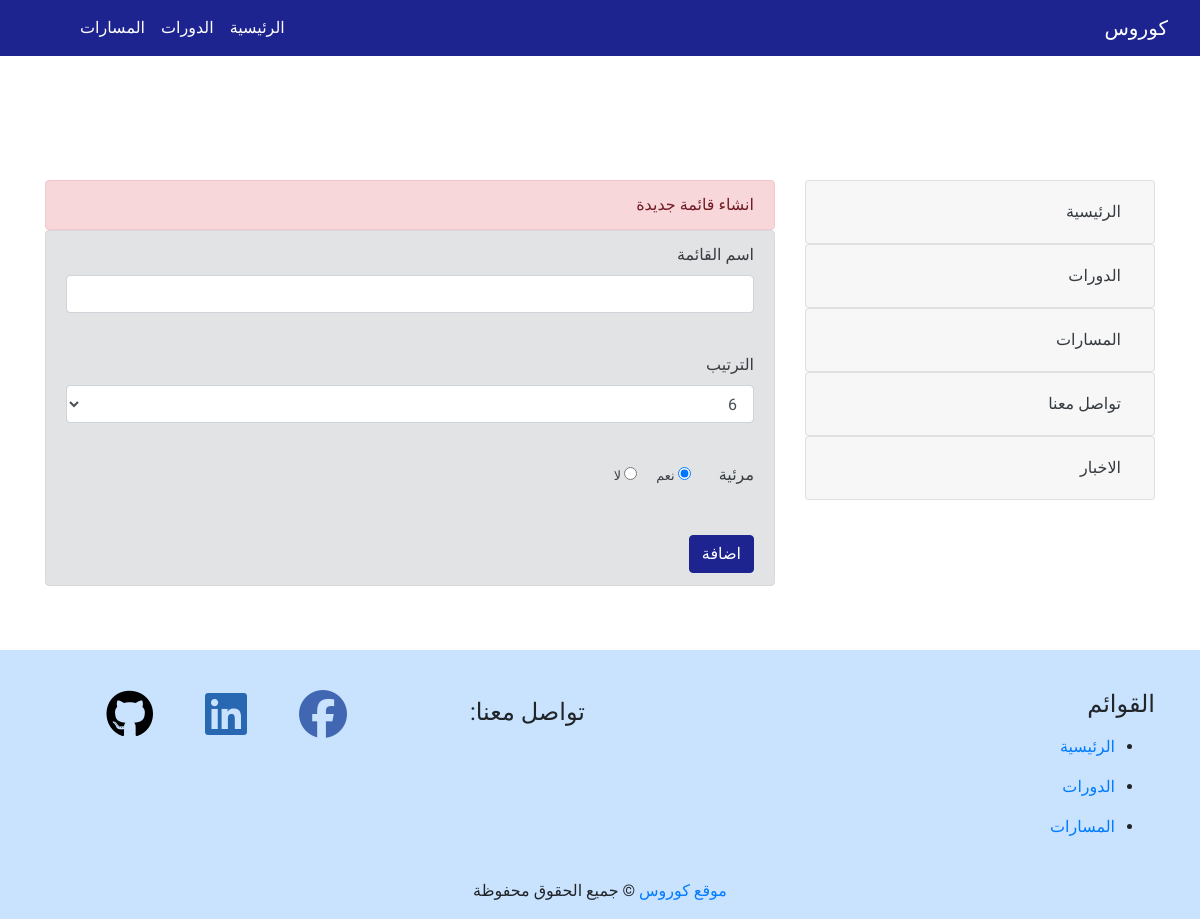
Page /add_menu.php (signed in) on the committed database.
### tables this page shows
CREATE TABLE `navbar_menu` (
  `id` int(10) NOT NULL,
  `name` varchar(255) NOT NULL,
  `rank` int(10) NOT NULL,
  `visible` int(10) NOT NULL,
  `date` timestamp NOT NULL DEFAULT current_timestamp()
);

### public/add_menu.php (the view, shortened to what this page needs)
<?php
include_once '../includes/dbconnection.php';
include_once '../includes/layout/header.php';
?>
  </head>
  <body dir="rtl">
    <?php
  include_once '../includes/layout/navbar.php';
  ?>
<div class="container" style="padding-top:100px">
<div class="pb-4">
</div>
<div class="row">
<div class="col-lg-4 col-12">
 <?php
$query = "SELECT `name`,`id`  FROM `navbar_menu` WHERE 1" ;
$result = mysqli_query($conn,$query);
if(mysqli_num_rows($result) > 0){
    while($row = mysqli_fetch_assoc($result)){
 ?>
<div class="accordion" id="accordionExample">
  <div class="card">
    <div class="card-header" id="headingOne">
      <h2 class="mb-0">
        <button class="btn text-dark  btn-link btn-block text-right" type="button" data-toggle="collapse" data-target="#collapse<?php  echo htmlentities($row['id']) ; ?>" aria-expanded="true" aria-controls="collapseOne">
           <?php  echo mysqli_real_escape_string($conn,$row['name']) ; ?>
        </button>
      </h2>
    </div>
  </div>
  </div>
 <?php
          }
       }
    ?>
</div>
<div class="col-lg-8 col-12 pt-lg-0 pt-5">
<div class="alert alert-danger" role="alert" style="margin-bottom: 0px">
  انشاء قائمة جديدة
</div>
<div class="alert alert-secondary" role="alert" >
  <form dir="rtl" method="post"  action="menu_added.php">
  <div class="form-group">
    <label > اسم القائمة</label>
    <input type="text" id="menu_name" name="menu_name" class="form-control" >
  </div><br>
<div class="form-group">
    <label for="exampleFormControlSelect1"> الترتيب </label>
    <select class="form-control" id="rank"  name="rank">
     <?php
$query = "SELECT `rank` FROM `navbar_menu` WHERE 1" ;
$result = mysqli_query($conn,$query);
if(mysqli_num_rows($result) > 0){
    for($i=1 ; $i <= mysqli_num_rows($result)+1 ; $i++){
 ?>
      <option  value="<?php echo $i; ?>" <?php echo $i==mysqli_num_rows($result)+1?'selected':"";?>><?php echo $i; ?></option>
<?php
    }
}
?>
    </select>
  </div>
  <br>
  <div class="form-group">
    <label> مرئية  </label>
       <small class="pr-4"><input type="radio" name="visible" id="visible"  value="1" checked>  نعم  </small>
       <small class="pr-3"><input type="radio" name="visible" id="visible" value="0">  لا </small>
  </div>
  <br>
  <button type="submit" name="submit" class="btn btn-primary">اضافة</button>
</form>
</div>
</div>
</div>
</div>
<?php
include_once '../includes/layout/footer.php';
?>

### includes/layout/navbar.php (shortened to what this page needs)
<nav class="navbar  mynavbar navbar-expand-lg navbar-dark  "   >
   <a class="navbar-brand" href="index.php"> كوروس </a>
  <div class=" navbar-collapse pl-lg-5 pl-md-0 collapse  justify-content-end"  id="navbarNavDropdown">
    <ul class="navbar-nav ml-2" >
    <?php
    $query = "SELECT * FROM `navbar_menu` WHERE `visible` = 1";
    $result = mysqli_query($conn, $query);
    if(mysqli_num_rows($result) > 0)
    {
        while($row = mysqli_fetch_assoc($result)){
            $query2 = "SELECT * FROM `pages` WHERE `menu_id` = ".$row['id'];
            $result2 = mysqli_query($conn,$query2);
            if(mysqli_num_rows($result2) > 0){
              echo '<li class="nav-item dropdown "> ';
              echo '<a class="text-white nav-link  dropdown-toggle" href="#" id="navbarDropdownMenuLink" role="button" data-toggle="dropdown" aria-haspopup="true" aria-expanded="false">';
              echo $row['name'] ;
              echo '</a>';
              echo '<div class="dropdown-menu text-right" aria-labelledby="navbarDropdownMenuLink">';
              while($row2 = mysqli_fetch_assoc($result2)){
                  echo '<a class="dropdown-item" href="'.$_SERVER["PHP_SELF"]."?page=".$row2['id'].'">'.$row2['page_name'].'</a>';
              }
              echo '</div>';
            }else {
                echo ' <li class="nav-item active" style="float:left">';
                echo '<a class="nav-link" href="'.$_SERVER["PHP_SELF"]."?menu=".$row['id'].'">'.$row['name'] .'</a>';
                echo '</li>';
            }
        }
    }
    ?>
     </ul>
  </div>
</nav>

### includes/layout/footer.php (shortened to what this page needs)
<div class=" page-footer" >
  <div class="container">
    <div class="row">
      <div class="col-lg-6 col-md-12 col-sm-12">
        <h4 class="text-uppercase"> القوائم</h4>
        <ul>
          <?php
          $query = "SELECT `name`,`id` FROM `navbar_menu` WHERE `visible` = 1";
          $result = mysqli_query($conn, $query);
          if ($result && mysqli_num_rows($result) > 0) {
            while ($row = mysqli_fetch_assoc($result)) {
              $query2 = "SELECT `id` FROM `pages` WHERE `menu_id` = " . $row['id'];
              $result2 = mysqli_query($conn, $query2);
              if ($result2 && mysqli_num_rows($result2) <= 0) {
                echo ' <li class="pt-2 pb-2">';
                echo '<a  href="' . $_SERVER["PHP_SELF"] . "?menu=" . $row['id'] . '">' . $row['name'] . '</a>';
                echo '</li>';
              }
            }
          }
          ?>
        </ul>
      </div>
      <div class="col-lg-2 col-md-4 col-sm-4 pt-lg-2 pt-md-4 py-sm-4 pb-lg-0 p">
      <h4 class="py-lg-0 py-md-0 py-sm-0 py-xs-5"> تواصل معنا:</h4>
      </div>
      <div class="col-lg-4 col-md-8 col-sm-8 py-lg-0 py-sm-3 col-sm-8">
        <a class="fb-ic" href="https:\\www.facebook.com" target="_blank">
          <i class="fab mr-md-5 mr-3  fa-3x fa-facebook"></i>
        </a>
             <a class="lk-ic" href="https://www.linkedin.com/in/mohamed-jedata-582882195/" target="_blank">
          <i class="fab mr-md-5 mr-3 fa-3x fa-linkedin"></i>
        </a>
        <a class="gt-ic" href="https://github.com/mohamed-jedata" target="_blank">
          <i class="fab  mr-md-5 mr-3 fa-3x fa-github"></i>
        </a>
      </div>
    </div>
  </div>
  <div class="footer-copyright text-center py-3">
    <a href="index.php"> موقع كوروس</a>
    © جميع الحقوق محفوظة
  </div>
</div>
</body>
</html>

### includes/layout/css/style.css (style rules this page uses)
body { text-align:right; font-family: 'Tajawal', sans-serif; }
html, body { width: 100%; height: 100%; margin: 0; padding: 0; }
.page-footer { padding-top: 40px; margin-top: 48px; background-color : #007bff36 ; }
.fb-ic i { color:#4267B2; }
.lk-ic i { color: #2867b2; }
.gt-ic i { color:black; }
.btn-primary { color: #fff; background-color: #1d248f; border-color: #1d248f; }
@media (min-width: 1200px) { .mynavbar { background : #1D248F ; } }
@media (min-width: 1200px) { h2 { font-size: 40px; } }

### rows in the picture
navbar_menu: name "الرئيسية"
navbar_menu: name "الدورات"
navbar_menu: name "المسارات"
navbar_menu: name "تواصل معنا"
navbar_menu: name "الاخبار"

### other values in the picture
form field rank "6"
